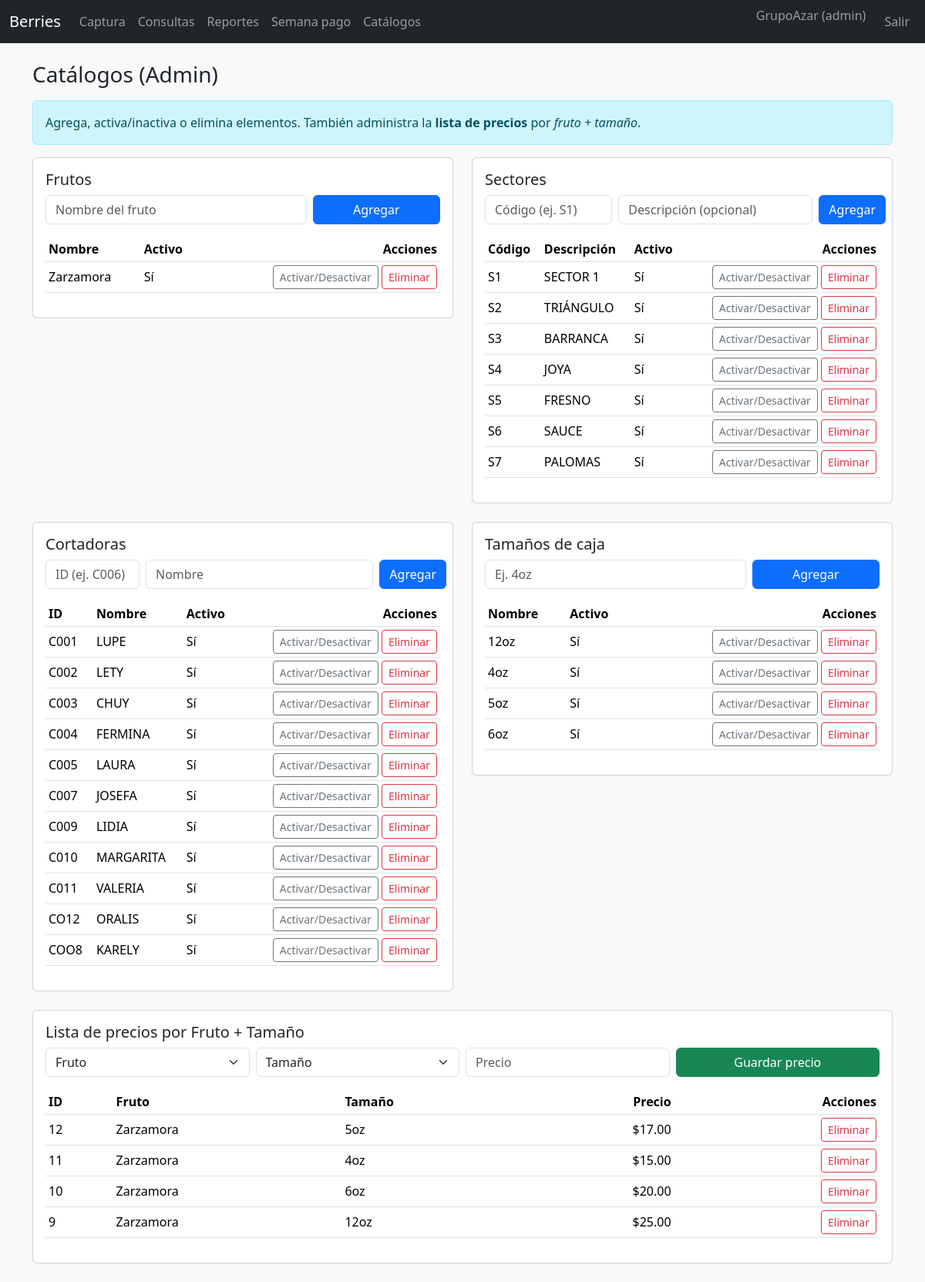
The page /catalogs (signed in) on the database its author committed.
### models.py (models this page shows)
class User(Base):
    __tablename__ = "users"
    id = Column(Integer, primary_key=True)
    username = Column(String(50), unique=True, nullable=False)
    password_hash = Column(String(200), nullable=False)
    role = Column(String(20), nullable=False, default="capturista")
    active = Column(Integer, default=1)

class Fruit(Base):
    __tablename__ = "fruits"
    id = Column(Integer, primary_key=True)
    name = Column(String(50), unique=True, nullable=False)
    active = Column(Integer, default=1)

class Sector(Base):
    __tablename__ = "sectors"
    id = Column(Integer, primary_key=True)
    code = Column(String(20), unique=True, nullable=False)
    description = Column(String(100))
    active = Column(Integer, default=1)

class Picker(Base):
    __tablename__ = "pickers"
    id = Column(Integer, primary_key=True)
    code = Column(String(20), unique=True, nullable=False)
    name = Column(String(100), nullable=False)
    active = Column(Integer, default=1)

class BoxSize(Base):
    __tablename__ = "box_sizes"
    id = Column(Integer, primary_key=True)
    name = Column(String(20), unique=True, nullable=False)
    active = Column(Integer, default=1)

class PriceList(Base):
    __tablename__ = "price_list"
    id = Column(Integer, primary_key=True)
    fruit_id = Column(Integer, ForeignKey("fruits.id"), nullable=False)
    size_id  = Column(Integer, ForeignKey("box_sizes.id"), nullable=False)
    price    = Column(Numeric(10,2), nullable=False, default=0)
    fruit = relationship("Fruit")
    size  = relationship("BoxSize")
    __table_args__ = (UniqueConstraint('fruit_id','size_id', name='uq_fruit_size'),)

### app.py (the view, shortened to what this page needs)
@app.route("/catalogs", methods=["GET","POST"])
@login_required
@roles_required("admin")
def catalogs():
    db = get_db()
    fruits=db.query(Fruit).order_by(Fruit.name).all()
    sectors=db.query(Sector).order_by(Sector.code).all()
    pickers=db.query(Picker).order_by(Picker.code).all()
    sizes=db.query(BoxSize).order_by(BoxSize.name).all()
    prices=db.query(PriceList).order_by(PriceList.id.desc()).all()
    return render_template("catalogs.html", fruits=fruits, sectors=sectors, pickers=pickers, sizes=sizes, prices=prices)

### app.py (called while the page is built)
def get_db(): return SessionLocal()

@login_manager.user_loader
def load_user(uid):
    db = get_db()
    u = db.get(User, int(uid))
    return UserAdapter(u) if u else None

def roles_required(*roles):
    def deco(fn):
        @wraps(fn)
        def wrapper(*a, **k):
            if not current_user.is_authenticated:
                return login_manager.unauthorized()
            if current_user.role not in roles:
                flash("No tienes permisos para esta acción.", "danger")
                return redirect(url_for("index"))
            return fn(*a, **k)
        return wrapper
    return deco

@app.context_processor
def inject_today(): return {"today": date.today()}

    @property
    def role(self): return self._u.role

    @property
    def username(self): return self._u.username

### templates/catalogs.html (shortened to what this page needs)
{% extends 'base.html' %}
{% block content %}
<h3 class="mb-3">Catálogos (Admin)</h3>
<div class="alert alert-info">Agrega, activa/inactiva o elimina elementos. También administra la <b>lista de precios</b> por <i>fruto + tamaño</i>.</div>
<div class="row g-4">
  <div class="col-lg-6">
    <div class="card"><div class="card-body">
      <h5 class="card-title">Frutos</h5>
      <form method="post" class="row g-2 mb-3">
        <div class="col-8"><input class="form-control" name="fruit_name" placeholder="Nombre del fruto" required></div>
        <div class="col-4 d-grid"><button class="btn btn-primary">Agregar</button></div>
      </form>
      <div class="table-responsive"><table class="table table-sm align-middle">
        <thead><tr><th>Nombre</th><th>Activo</th><th class="text-end">Acciones</th></tr></thead>
        <tbody>
          {% for f in fruits %}
          <tr>
            <td>{{ f.name }}</td>
            <td>{{ 'Sí' if f.active else 'No' }}</td>
            <td class="text-end">
              <form method="post" class="d-inline">
                <button class="btn btn-sm btn-outline-secondary">Activar/Desactivar</button>
              </form>
              <form method="post" class="d-inline" onsubmit="return confirm('¿Eliminar fruto?');">
                <button class="btn btn-sm btn-outline-danger">Eliminar</button>
              </form>
            </td>
          </tr>
          {% endfor %}
        </tbody>
      </table></div>
    </div></div>
  </div>
  <div class="col-lg-6">
    <div class="card"><div class="card-body">
      <h5 class="card-title">Sectores</h5>
      <form method="post" class="row g-2 mb-3">
        <div class="col-4"><input class="form-control" name="sector_code" placeholder="Código (ej. S1)" required></div>
        <div class="col-6"><input class="form-control" name="sector_desc" placeholder="Descripción (opcional)"></div>
        <div class="col-2 d-grid"><button class="btn btn-primary">Agregar</button></div>
      </form>
      <div class="table-responsive"><table class="table table-sm align-middle">
        <thead><tr><th>Código</th><th>Descripción</th><th>Activo</th><th class="text-end">Acciones</th></tr></thead>
        <tbody>
          {% for s in sectors %}
          <tr>
            <td>{{ s.code }}</td><td>{{ s.description or '' }}</td>
            <td>{{ 'Sí' if s.active else 'No' }}</td>
            <td class="text-end">
              <form method="post" class="d-inline">
                <button class="btn btn-sm btn-outline-secondary">Activar/Desactivar</button>
              </form>
              <form method="post" class="d-inline" onsubmit="return confirm('¿Eliminar sector?');">
                <button class="btn btn-sm btn-outline-danger">Eliminar</button>
              </form>
            </td>
          </tr>
          {% endfor %}
        </tbody>
      </table></div>
    </div></div>
  </div>
  <div class="col-lg-6">
    <div class="card"><div class="card-body">
      <h5 class="card-title">Cortadoras</h5>
      <form method="post" class="row g-2 mb-3">
        <div class="col-3"><input class="form-control" name="picker_code" placeholder="ID (ej. C006)" required></div>
        <div class="col-7"><input class="form-control" name="picker_name" placeholder="Nombre" required></div>
        <div class="col-2 d-grid"><button class="btn btn-primary">Agregar</button></div>
      </form>
      <div class="table-responsive"><table class="table table-sm align-middle">
        <thead><tr><th>ID</th><th>Nombre</th><th>Activo</th><th class="text-end">Acciones</th></tr></thead>
        <tbody>
          {% for p in pickers %}
          <tr>
            <td>{{ p.code }}</td><td>{{ p.name }}</td>
            <td>{{ 'Sí' if p.active else 'No' }}</td>
            <td class="text-end">
              <form method="post" class="d-inline">
                <button class="btn btn-sm btn-outline-secondary">Activar/Desactivar</button>
              </form>
              <form method="post" class="d-inline" onsubmit="return confirm('¿Eliminar cortadora?');">
                <button class="btn btn-sm btn-outline-danger">Eliminar</button>
              </form>
            </td>
          </tr>
          {% endfor %}
        </tbody>
      </table></div>
    </div></div>
  </div>
  <div class="col-lg-6">
    <div class="card"><div class="card-body">
      <h5 class="card-title">Tamaños de caja</h5>
      <form method="post" class="row g-2 mb-3">
        <div class="col-8"><input class="form-control" name="size_name" placeholder="Ej. 4oz" required></div>
        <div class="col-4 d-grid"><button class="btn btn-primary">Agregar</button></div>
      </form>
      <div class="table-responsive"><table class="table table-sm align-middle">
        <thead><tr><th>Nombre</th><th>Activo</th><th class="text-end">Acciones</th></tr></thead>
        <tbody>
          {% for z in sizes %}
          <tr>
            <td>{{ z.name }}</td>
            <td>{{ 'Sí' if z.active else 'No' }}</td>
            <td class="text-end">
              <form method="post" class="d-inline">
                <button class="btn btn-sm btn-outline-secondary">Activar/Desactivar</button>
              </form>
              <form method="post" class="d-inline" onsubmit="return confirm('¿Eliminar tamaño?');">
                <button class="btn btn-sm btn-outline-danger">Eliminar</button>
              </form>
            </td>
          </tr>
          {% endfor %}
        </tbody>
      </table></div>
    </div></div>
  </div>
  <div class="col-12">
    <div class="card"><div class="card-body">
      <h5 class="card-title">Lista de precios por Fruto + Tamaño</h5>
      <form method="post" class="row g-2 mb-3">
        <div class="col-md-3">
          <select class="form-select" name="fruit_id" required>
            <option value="">Fruto</option>
          </select>
        </div>
        <div class="col-md-3">
          <select class="form-select" name="size_id" required>
            <option value="">Tamaño</option>
          </select>
        </div>
        <div class="col-md-3"><input type="number" step="0.01" min="0" class="form-control" name="price" placeholder="Precio" required></div>
        <div class="col-md-3 d-grid"><button class="btn btn-success">Guardar precio</button></div>
      </form>
      <div class="table-responsive"><table class="table table-sm align-middle">
        <thead><tr><th>ID</th><th>Fruto</th><th>Tamaño</th><th class="text-end">Precio</th><th class="text-end">Acciones</th></tr></thead>
        <tbody>
          {% for p in prices %}
          <tr>
            <td>{{ p.id }}</td><td>{{ p.fruit.name }}</td><td>{{ p.size.name }}</td>
            <td class="text-end">${{ '%.2f'|format(p.price) }}</td>
            <td class="text-end">
              <form method="post" class="d-inline" onsubmit="return confirm('¿Eliminar precio?');">
                <button class="btn btn-sm btn-outline-danger">Eliminar</button>
              </form>
            </td>
          </tr>
          {% endfor %}
        </tbody>
      </table></div>
    </div></div>
  </div>
</div>
{% endblock %}

### templates/base.html (shortened to what this page needs)
<!doctype html>
<html lang="es">
<head>
  <link href="https://cdn.jsdelivr.net/npm/bootstrap@5.3.3/dist/css/bootstrap.min.css" rel="stylesheet">
</head>
<body class="bg-light">
<nav class="navbar navbar-expand-lg navbar-dark bg-dark">
  <div class="container-fluid">
    <a class="navbar-brand" href="{{ url_for('index') }}">Berries</a>
    <div class="collapse navbar-collapse" id="navbars">
      <ul class="navbar-nav me-auto">
        {% if current_user.is_authenticated %}
          <li class="nav-item"><a class="nav-link" href="{{ url_for('harvest_new') }}">Captura</a></li>
          <li class="nav-item"><a class="nav-link" href="{{ url_for('harvest_list') }}">Consultas</a></li>
          <li class="nav-item"><a class="nav-link" href="{{ url_for('reports') }}">Reportes</a></li>
          <li class="nav-item"><a class="nav-link" href="{{ url_for('weekly') }}">Semana pago</a></li>
          {% if current_user.role == 'admin' %}
            <li class="nav-item"><a class="nav-link" href="{{ url_for('catalogs') }}">Catálogos</a></li>
          {% endif %}
        {% endif %}
      </ul>
      <ul class="navbar-nav">
        {% if current_user.is_authenticated %}
          <li class="nav-item"><span class="navbar-text me-3">{{ current_user.username }} ({{ current_user.role }})</span></li>
          <li class="nav-item"><a class="nav-link" href="{{ url_for('logout') }}">Salir</a></li>
        {% else %}
          <li class="nav-item"><a class="nav-link" href="{{ url_for('login') }}">Entrar</a></li>
        {% endif %}
      </ul>
    </div>
  </div>
</nav>
<main class="container py-4">
  {% block content %}{% endblock %}
</main>
</body>
</html>

### rows shown on the page
User: username "GrupoAzar", role "admin"
Fruit: name "Zarzamora", active "Sí"
Sector: code "S1", description "SECTOR 1", active "Sí"
Sector: code "S2", description "TRIÁNGULO", active "Sí"
Sector: code "S3", description "BARRANCA", active "Sí"
Sector: code "S4", description "JOYA", active "Sí"
Sector: code "S5", description "FRESNO", active "Sí"
Sector: code "S6", description "SAUCE", active "Sí"
Sector: code "S7", description "PALOMAS", active "Sí"
Picker: code "C001", name "LUPE", active "Sí"
Picker: code "C002", name "LETY", active "Sí"
Picker: code "C003", name "CHUY", active "Sí"
Picker: code "C004", name "FERMINA", active "Sí"
Picker: code "C005", name "LAURA", active "Sí"
Picker: code "C007", name "JOSEFA", active "Sí"
Picker: code "C009", name "LIDIA", active "Sí"
Picker: code "C010", name "MARGARITA", active "Sí"
Picker: code "C011", name "VALERIA", active "Sí"
Picker: code "CO12", name "ORALIS", active "Sí"
Picker: code "COO8", name "KARELY", active "Sí"
BoxSize: name "12oz", active "Sí"
BoxSize: name "4oz", active "Sí"
BoxSize: name "5oz", active "Sí"
BoxSize: name "6oz", active "Sí"
PriceList: id "12", fruit.name "Zarzamora", size.name "5oz", price "17.00"
PriceList: id "11", fruit.name "Zarzamora", size.name "4oz", price "15.00"
PriceList: id "10", fruit.name "Zarzamora", size.name "6oz", price "20.00"
PriceList: id "9", fruit.name "Zarzamora", size.name "12oz", price "25.00"
